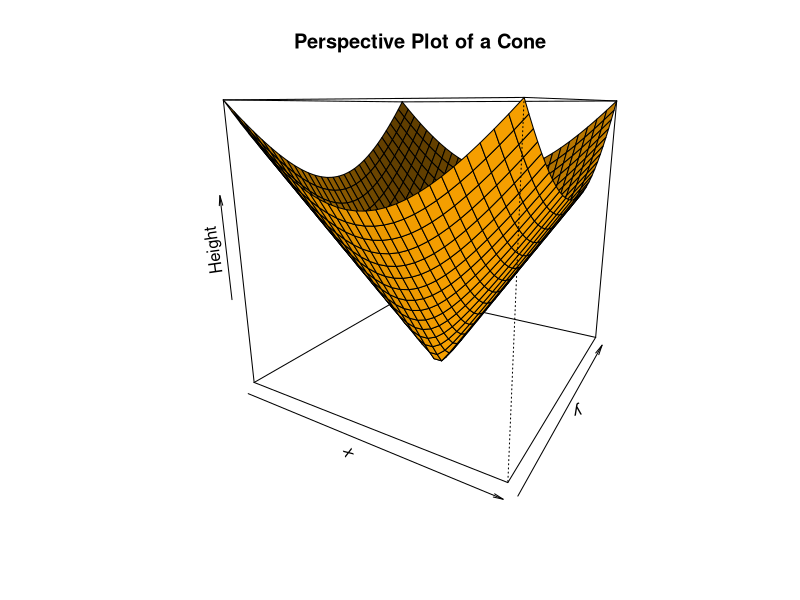

This figure's R source:
cone <- function(x, y){
  sqrt(x ^ 2 + y ^ 2)
}
# prepare variables.
x <- y <- seq(-1, 1, length = 30)
z <- outer(x, y, cone)
# plot the 3D surface
# Adding Titles and Labeling Axes to Plot 
persp(x, y, z,
      main="Perspective Plot of a Cone",
      zlab = "Height",
      theta = 30, phi = 15,
      col = "orange", shade = 0.4)
